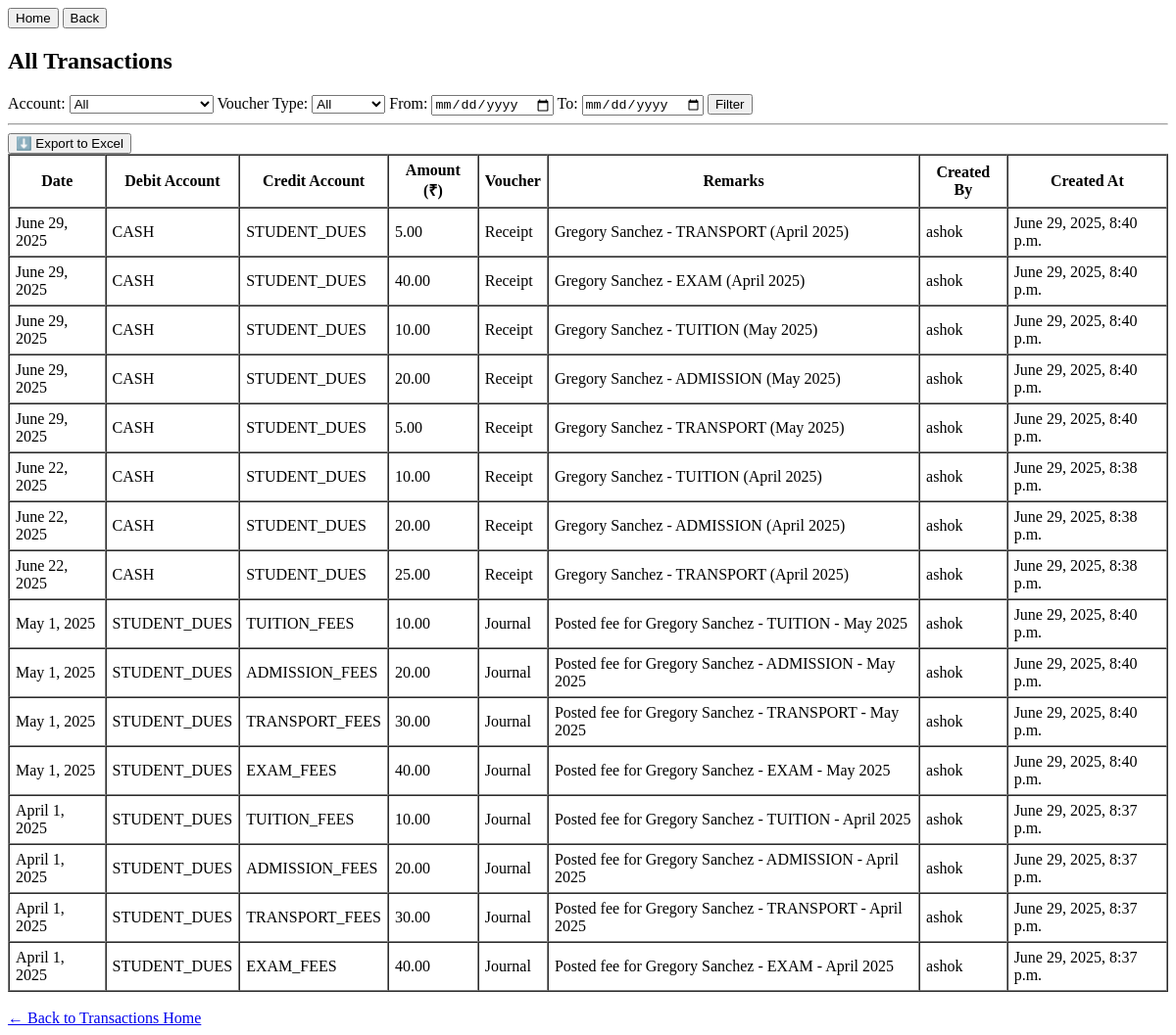
Page /transactions/view/ (signed in) on the earlier database version.
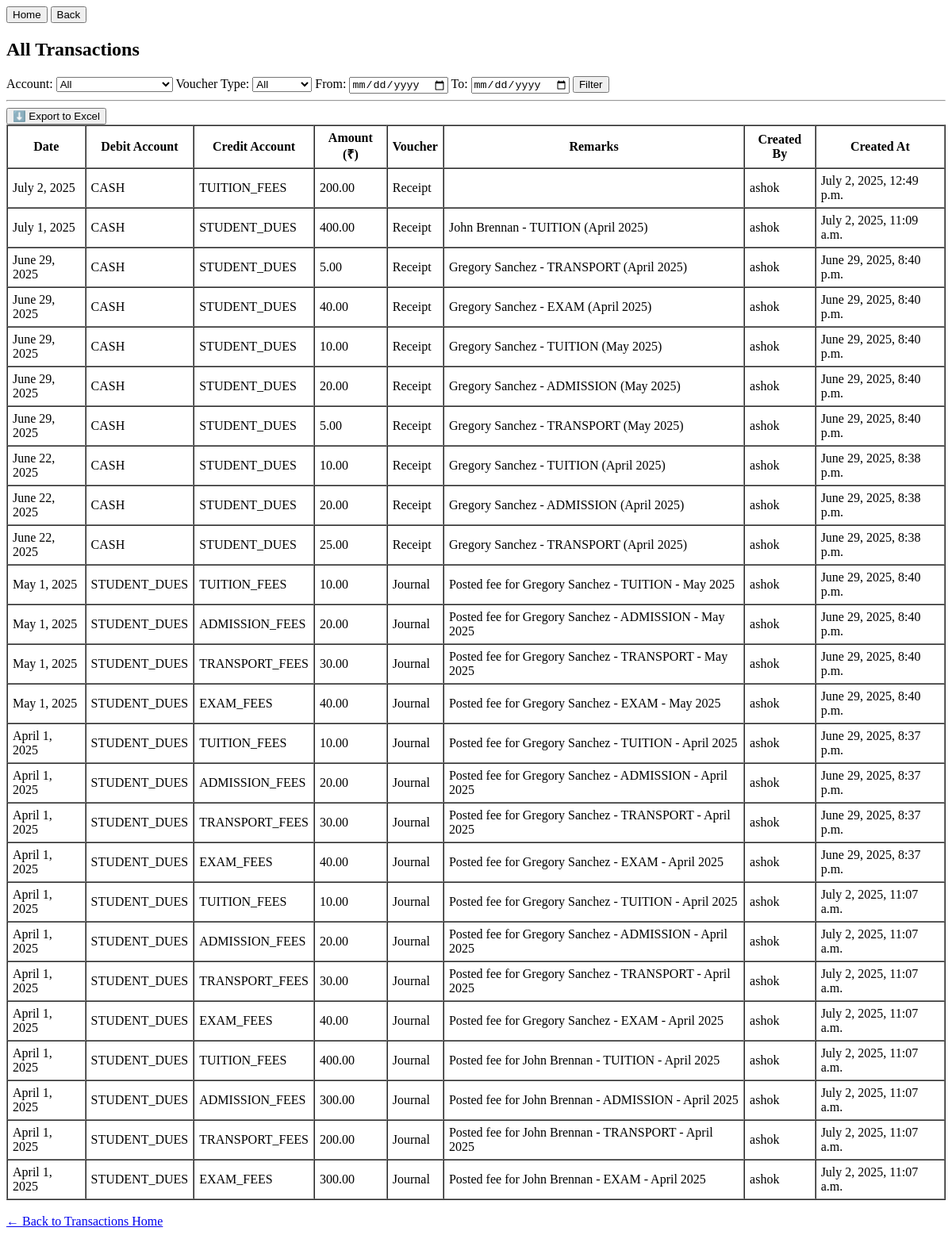
Same page on the later database version.
### transactions/models.py (models this page shows, shortened)
class Transaction(models.Model):
    VOUCHER_TYPES = [
    ('payment', 'Payment'),
    ('receipt', 'Receipt'),
    ('journal', 'Journal'),
    ('contra', 'Contra'),
    ]
    date = models.DateField()
    debit_account = models.ForeignKey(AccountHead, on_delete=models.PROTECT, related_name='debit_transactions')
    credit_account = models.ForeignKey(AccountHead, on_delete=models.PROTECT, related_name='credit_transactions')
    amount = models.DecimalField(max_digits=12, decimal_places=2)
    remarks = models.TextField(blank=True, null=True)
    school = models.ForeignKey(School, on_delete=models.CASCADE, default="kalawati")  # Multi-school support
    voucher_type = models.CharField(max_length=20, choices=VOUCHER_TYPES, blank=True, null=True)  # ✅ Add this
    created_by = models.ForeignKey(User, on_delete=models.SET_NULL, null=True, blank=True)
    created_at = models.DateTimeField(auto_now_add=True)

class AccountHead(models.Model):
    ACCOUNT_TYPES = [
        ('asset', 'Asset'),
        ('liability', 'Liability'),
        ('income', 'Income'),
        ('expense', 'Expense'),
    ]
    name = models.CharField(max_length=100, unique=True)
    type = models.CharField(max_length=20, choices=ACCOUNT_TYPES)
    description = models.TextField(blank=True, null=True)
    opening_balance = models.DecimalField(max_digits=10, decimal_places=2, default=0)
    is_active = models.BooleanField(default=True)
    school = models.ForeignKey(School, on_delete=models.CASCADE)

### transactions/views.py (the view)
# urls.py: path('view/', views.view_transactions, name='view_transactions'),
@login_required
def view_transactions(request):
    user_school = request.user.userprofile.school
    transactions = Transaction.objects.filter(school=user_school).order_by('-date')
    account_id = request.GET.get('account')
    voucher_type = request.GET.get('voucher_type')
    start_date = request.GET.get('start_date')
    end_date = request.GET.get('end_date')
    if account_id and account_id.isdigit():
        transactions = transactions.filter(
            Q(debit_account_id=account_id) | Q(credit_account_id=account_id)
        )
    if voucher_type:
        transactions = transactions.filter(voucher_type=voucher_type)
    parsed_start = parse_date(start_date) if isinstance(start_date, str) and start_date else None
    if parsed_start:
        transactions = transactions.filter(date__gte=parsed_start)
    parsed_end = parse_date(end_date) if isinstance(end_date, str) and end_date else None
    if parsed_end:
        transactions = transactions.filter(date__lte=parsed_end)
    accounts = AccountHead.objects.filter(school=user_school)
    return render(request, 'transactions/view_transactions.html', {
        'transactions': transactions,
        'accounts': accounts,
        'voucher_type_filter': voucher_type,
        'account_filter': account_id,
        'start_date': start_date,
        'end_date': end_date,
    })

### transactions/templates/transactions/view_transactions.html (shortened to what this page needs)
<!DOCTYPE html>
<html>
<head>
</head>
<body>
    <a href="{% url 'home'%}"><button>Home</button></a>
    <a href="{% url 'transactions_home'%}"><button>Back</button></a>
    <h2>All Transactions</h2>
    <form method="get">
        <label for="account">Account:</label>
        <select name="account" id="account">
            <option value="">All</option>
        </select>
        <label for="voucher_type">Voucher Type:</label>
        <select name="voucher_type" id="voucher_type">
            <option value="">All</option>
        </select>
        <label for="start_date">From:</label>
        <input type="date" name="start_date" value="{{ start_date }}">
        <label for="end_date">To:</label>
        <input type="date" name="end_date" value="{{ end_date }}">
        <button type="submit">Filter</button>
    </form>
    <hr>
    <form method="get" action="{% url 'export_transactions_excel' %}">
    <button type="submit">⬇️ Export to Excel</button>
    </form>
    {% if transactions %}
        <table border="1" cellpadding="6" cellspacing="0">
            <tr>
                <th>Date</th>
                <th>Debit Account</th>
                <th>Credit Account</th>
                <th>Amount (₹)</th>
                <th>Voucher</th>
                <th>Remarks</th>
                <th>Created By</th>
                <th>Created At</th>
            </tr>
            {% for txn in transactions %}
                <tr>
                    <td>{{ txn.date }}</td>
                    <td>{{ txn.debit_account.name }}</td>
                    <td>{{ txn.credit_account.name }}</td>
                    <td>{{ txn.amount }}</td>
                    <td>{{ txn.get_voucher_type_display }}</td>
                    <td>{{ txn.remarks }}</td>
                    <td>{{ txn.created_by.username }}</td>
                    <td>{{ txn.created_at }}</td>
                </tr>
            {% endfor %}
        </table>
    {% else %}
        <p>No transactions found for selected filters.</p>
    {% endif %}
    <br>
    <a href="{% url 'transactions_home' %}">← Back to Transactions Home</a>
</body>
</html>

Differences in the rows shown:
added Transaction: date "July 2, 2025", debit_account.name "CASH", credit_account.name "TUITION_FEES", amount "200.00", voucher_type "Receipt", created_by.username "ashok", created_at "July 2, 2025, 12:49 p.m."
added Transaction: date "July 1, 2025", debit_account.name "CASH", credit_account.name "STUDENT_DUES", amount "400.00", voucher_type "Receipt", remarks "John Brennan - TUITION (April 2025)", created_by.username "ashok", created_at "July 2, 2025, 11:09 a.m."
added Transaction: date "April 1, 2025", debit_account.name "STUDENT_DUES", credit_account.name "TUITION_FEES", amount "10.00", voucher_type "Journal", remarks "Posted fee for Gregory Sanchez - TUITION - April 2025", created_by.username "ashok", created_at "July 2, 2025, 11:07 a.m."
added Transaction: date "April 1, 2025", debit_account.name "STUDENT_DUES", credit_account.name "ADMISSION_FEES", amount "20.00", voucher_type "Journal", remarks "Posted fee for Gregory Sanchez - ADMISSION - April 2025", created_by.username "ashok", created_at "July 2, 2025, 11:07 a.m."
added Transaction: date "April 1, 2025", debit_account.name "STUDENT_DUES", credit_account.name "TRANSPORT_FEES", amount "30.00", voucher_type "Journal", remarks "Posted fee for Gregory Sanchez - TRANSPORT - April 2025", created_by.username "ashok", created_at "July 2, 2025, 11:07 a.m."
added Transaction: date "April 1, 2025", debit_account.name "STUDENT_DUES", credit_account.name "EXAM_FEES", amount "40.00", voucher_type "Journal", remarks "Posted fee for Gregory Sanchez - EXAM - April 2025", created_by.username "ashok", created_at "July 2, 2025, 11:07 a.m."
added Transaction: date "April 1, 2025", debit_account.name "STUDENT_DUES", credit_account.name "TUITION_FEES", amount "400.00", voucher_type "Journal", remarks "Posted fee for John Brennan - TUITION - April 2025", created_by.username "ashok", created_at "July 2, 2025, 11:07 a.m."
added Transaction: date "April 1, 2025", debit_account.name "STUDENT_DUES", credit_account.name "ADMISSION_FEES", amount "300.00", voucher_type "Journal", remarks "Posted fee for John Brennan - ADMISSION - April 2025", created_by.username "ashok", created_at "July 2, 2025, 11:07 a.m."
added Transaction: date "April 1, 2025", debit_account.name "STUDENT_DUES", credit_account.name "TRANSPORT_FEES", amount "200.00", voucher_type "Journal", remarks "Posted fee for John Brennan - TRANSPORT - April 2025", created_by.username "ashok", created_at "July 2, 2025, 11:07 a.m."
added Transaction: date "April 1, 2025", debit_account.name "STUDENT_DUES", credit_account.name "EXAM_FEES", amount "300.00", voucher_type "Journal", remarks "Posted fee for John Brennan - EXAM - April 2025", created_by.username "ashok", created_at "July 2, 2025, 11:07 a.m."
